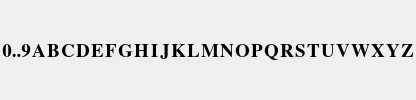
      <widget class="QFrame" name="frameLetterButtons">
       <property name="sizePolicy">
        <sizepolicy hsizetype="Expanding" vsizetype="Expanding">
         <horstretch>0</horstretch>
         <verstretch>0</verstretch>
        </sizepolicy>
       </property>
       <property name="frameShape">
        <enum>QFrame::NoFrame</enum>
       </property>
       <property name="frameShadow">
        <enum>QFrame::Plain</enum>
       </property>
       <layout class="QHBoxLayout" name="horizontalLayout">
        <property name="spacing">
         <number>1</number>
        </property>
        <property name="margin">
         <number>2</number>
        </property>
        <item>
         <widget class="SKG_RoundButton" name="rb_0thru9">
          <property name="font">
           <font>
            <family>Nimbus Roman No9 L</family>
            <pointsize>14</pointsize>
            <weight>75</weight>
            <bold>true</bold>
           </font>
          </property>
          <property name="text">
           <string>0..9</string>
          </property>
          <property name="alignment">
           <set>Qt::AlignCenter</set>
          </property>
         </widget>
        </item>
        <item>
         <widget class="SKG_RoundButton" name="rb_A">
          <property name="font">
           <font>
            <family>Nimbus Roman No9 L</family>
            <pointsize>14</pointsize>
            <weight>75</weight>
            <bold>true</bold>
           </font>
          </property>
          <property name="text">
           <string>A</string>
          </property>
          <property name="alignment">
           <set>Qt::AlignCenter</set>
          </property>
         </widget>
        </item>
        <item>
         <widget class="SKG_RoundButton" name="rb_B">
          <property name="font">
           <font>
            <family>Nimbus Roman No9 L</family>
            <pointsize>14</pointsize>
            <weight>75</weight>
            <bold>true</bold>
           </font>
          </property>
          <property name="autoFillBackground">
           <bool>true</bool>
          </property>
          <property name="text">
           <string>B</string>
          </property>
          <property name="alignment">
           <set>Qt::AlignCenter</set>
          </property>
         </widget>
        </item>
        <item>
         <widget class="SKG_RoundButton" name="rb_C">
          <property name="font">
           <font>
            <family>Nimbus Roman No9 L</family>
            <pointsize>14</pointsize>
            <weight>75</weight>
            <bold>true</bold>
           </font>
          </property>
          <property name="text">
           <string>C</string>
          </property>
          <property name="alignment">
           <set>Qt::AlignCenter</set>
          </property>
         </widget>
        </item>
        <item>
         <widget class="SKG_RoundButton" name="rb_D">
          <property name="font">
           <font>
            <family>Nimbus Roman No9 L</family>
            <pointsize>14</pointsize>
            <weight>75</weight>
            <bold>true</bold>
           </font>
          </property>
          <property name="text">
           <string>D</string>
          </property>
          <property name="alignment">
           <set>Qt::AlignCenter</set>
          </property>
         </widget>
        </item>
        <item>
         <widget class="SKG_RoundButton" name="rb_E">
          <property name="font">
           <font>
            <family>Nimbus Roman No9 L</family>
            <pointsize>14</pointsize>
            <weight>75</weight>
            <bold>true</bold>
           </font>
          </property>
          <property name="text">
           <string>E</string>
          </property>
          <property name="alignment">
           <set>Qt::AlignCenter</set>
          </property>
         </widget>
        </item>
        <item>
         <widget class="SKG_RoundButton" name="rb_F">
          <property name="font">
           <font>
            <family>Nimbus Roman No9 L</family>
            <pointsize>14</pointsize>
            <weight>75</weight>
            <bold>true</bold>
           </font>
          </property>
          <property name="lineWidth">
           <number>1</number>
          </property>
          <property name="text">
           <string>F</string>
          </property>
          <property name="alignment">
           <set>Qt::AlignCenter</set>
          </property>
         </widget>
        </item>
        <item>
         <widget class="SKG_RoundButton" name="rb_G">
          <property name="font">
           <font>
            <family>Nimbus Roman No9 L</family>
            <pointsize>14</pointsize>
            <weight>75</weight>
            <bold>true</bold>
           </font>
          </property>
          <property name="text">
           <string>G</string>
          </property>
          <property name="alignment">
           <set>Qt::AlignCenter</set>
          </property>
         </widget>
        </item>
        <item>
         <widget class="SKG_RoundButton" name="rb_H">
          <property name="font">
           <font>
            <family>Nimbus Roman No9 L</family>
            <pointsize>14</pointsize>
            <weight>75</weight>
            <bold>true</bold>
           </font>
          </property>
          <property name="text">
           <string>H</string>
          </property>
          <property name="alignment">
           <set>Qt::AlignCenter</set>
          </property>
         </widget>
        </item>
        <item>
         <widget class="SKG_RoundButton" name="rb_I">
          <property name="font">
           <font>
            <family>Nimbus Roman No9 L</family>
            <pointsize>14</pointsize>
            <weight>75</weight>
            <bold>true</bold>
           </font>
          </property>
          <property name="text">
           <string>I</string>
          </property>
          <property name="alignment">
           <set>Qt::AlignCenter</set>
          </property>
         </widget>
        </item>
        <item>
         <widget class="SKG_RoundButton" name="rb_J">
          <property name="font">
           <font>
            <family>Nimbus Roman No9 L</family>
            <pointsize>14</pointsize>
            <weight>75</weight>
            <bold>true</bold>
           </font>
          </property>
          <property name="text">
           <string>J</string>
          </property>
          <property name="alignment">
           <set>Qt::AlignCenter</set>
          </property>
         </widget>
        </item>
        <item>
         <widget class="SKG_RoundButton" name="rb_K">
          <property name="font">
           <font>
            <family>Nimbus Roman No9 L</family>
            <pointsize>14</pointsize>
            <weight>75</weight>
            <bold>true</bold>
           </font>
          </property>
          <property name="text">
           <string>K</string>
          </property>
          <property name="alignment">
           <set>Qt::AlignCenter</set>
          </property>
         </widget>
        </item>
        <item>
         <widget class="SKG_RoundButton" name="rb_L">
          <property name="font">
           <font>
            <family>Nimbus Roman No9 L</family>
            <pointsize>14</pointsize>
            <weight>75</weight>
            <bold>true</bold>
           </font>
          </property>
          <property name="text">
           <string>L</string>
          </property>
          <property name="alignment">
           <set>Qt::AlignCenter</set>
          </property>
         </widget>
        </item>
        <item>
         <widget class="SKG_RoundButton" name="rb_M">
          <property name="font">
           <font>
            <family>Nimbus Roman No9 L</family>
            <pointsize>14</pointsize>
            <weight>75</weight>
            <bold>true</bold>
           </font>
          </property>
          <property name="text">
           <string>M</string>
          </property>
          <property name="alignment">
           <set>Qt::AlignCenter</set>
          </property>
         </widget>
        </item>
        <item>
         <widget class="SKG_RoundButton" name="rb_N">
          <property name="font">
           <font>
            <family>Nimbus Roman No9 L</family>
            <pointsize>14</pointsize>
            <weight>75</weight>
            <bold>true</bold>
           </font>
          </property>
          <property name="text">
           <string>N</string>
          </property>
          <property name="alignment">
           <set>Qt::AlignCenter</set>
          </property>
         </widget>
        </item>
        <item>
         <widget class="SKG_RoundButton" name="rb_O">
          <property name="font">
           <font>
            <family>Nimbus Roman No9 L</family>
            <pointsize>14</pointsize>
            <weight>75</weight>
            <bold>true</bold>
           </font>
          </property>
          <property name="text">
           <string>O</string>
          </property>
          <property name="alignment">
           <set>Qt::AlignCenter</set>
          </property>
         </widget>
        </item>
        <item>
         <widget class="SKG_RoundButton" name="rb_P">
          <property name="font">
           <font>
            <family>Nimbus Roman No9 L</family>
            <pointsize>14</pointsize>
            <weight>75</weight>
            <bold>true</bold>
           </font>
          </property>
          <property name="text">
           <string>P</string>
          </property>
          <property name="alignment">
           <set>Qt::AlignCenter</set>
          </property>
         </widget>
        </item>
        <item>
         <widget class="SKG_RoundButton" name="rb_Q">
          <property name="font">
           <font>
            <family>Nimbus Roman No9 L</family>
            <pointsize>14</pointsize>
            <weight>75</weight>
            <bold>true</bold>
           </font>
          </property>
          <property name="text">
           <string>Q</string>
          </property>
          <property name="alignment">
           <set>Qt::AlignCenter</set>
          </property>
         </widget>
        </item>
        <item>
         <widget class="SKG_RoundButton" name="rb_R">
          <property name="font">
           <font>
            <family>Nimbus Roman No9 L</family>
            <pointsize>14</pointsize>
            <weight>75</weight>
            <bold>true</bold>
           </font>
          </property>
          <property name="lineWidth">
           <number>1</number>
          </property>
          <property name="text">
           <string>R</string>
          </property>
          <property name="alignment">
           <set>Qt::AlignCenter</set>
          </property>
         </widget>
        </item>
        <item>
         <widget class="SKG_RoundButton" name="rb_S">
          <property name="font">
           <font>
            <family>Nimbus Roman No9 L</family>
            <pointsize>14</pointsize>
            <weight>75</weight>
            <bold>true</bold>
           </font>
          </property>
          <property name="text">
           <string>S</string>
          </property>
          <property name="alignment">
           <set>Qt::AlignCenter</set>
          </property>
         </widget>
        </item>
        <item>
         <widget class="SKG_RoundButton" name="rb_T">
          <property name="font">
           <font>
            <family>Nimbus Roman No9 L</family>
            <pointsize>14</pointsize>
            <weight>75</weight>
            <bold>true</bold>
           </font>
          </property>
          <property name="text">
           <string>T</string>
          </property>
          <property name="alignment">
           <set>Qt::AlignCenter</set>
          </property>
         </widget>
        </item>
        <item>
         <widget class="SKG_RoundButton" name="rb_U">
          <property name="font">
           <font>
            <family>Nimbus Roman No9 L</family>
            <pointsize>14</pointsize>
            <weight>75</weight>
            <bold>true</bold>
           </font>
          </property>
          <property name="text">
           <string>U</string>
          </property>
          <property name="alignment">
           <set>Qt::AlignCenter</set>
          </property>
         </widget>
        </item>
        <item>
         <widget class="SKG_RoundButton" name="rb_V">
          <property name="font">
           <font>
            <family>Nimbus Roman No9 L</family>
            <pointsize>14</pointsize>
            <weight>75</weight>
            <bold>true</bold>
           </font>
          </property>
          <property name="text">
           <string>V</string>
          </property>
          <property name="alignment">
           <set>Qt::AlignCenter</set>
          </property>
         </widget>
        </item>
        <item>
         <widget class="SKG_RoundButton" name="rb_W">
          <property name="font">
           <font>
            <family>Nimbus Roman No9 L</family>
            <pointsize>14</pointsize>
            <weight>75</weight>
            <bold>true</bold>
           </font>
          </property>
          <property name="text">
           <string>W</string>
          </property>
          <property name="alignment">
           <set>Qt::AlignCenter</set>
          </property>
         </widget>
        </item>
        <item>
         <widget class="SKG_RoundButton" name="rb_X">
          <property name="font">
           <font>
            <family>Nimbus Roman No9 L</family>
            <pointsize>14</pointsize>
            <weight>75</weight>
            <bold>true</bold>
           </font>
          </property>
          <property name="text">
           <string>X</string>
          </property>
          <property name="alignment">
           <set>Qt::AlignCenter</set>
          </property>
         </widget>
        </item>
        <item>
         <widget class="SKG_RoundButton" name="rb_Y">
          <property name="font">
           <font>
            <family>Nimbus Roman No9 L</family>
            <pointsize>14</pointsize>
            <weight>75</weight>
            <bold>true</bold>
           </font>
          </property>
          <property name="text">
           <string>Y</string>
          </property>
          <property name="alignment">
           <set>Qt::AlignCenter</set>
          </property>
         </widget>
        </item>
        <item>
         <widget class="SKG_RoundButton" name="rb_Z">
          <property name="font">
           <font>
            <family>Nimbus Roman No9 L</family>
            <pointsize>14</pointsize>
            <weight>75</weight>
            <bold>true</bold>
           </font>
          </property>
          <property name="text">
           <string>Z</string>
          </property>
          <property name="alignment">
           <set>Qt::AlignCenter</set>
          </property>
         </widget>
        </item>
       </layout>
      </widget>
